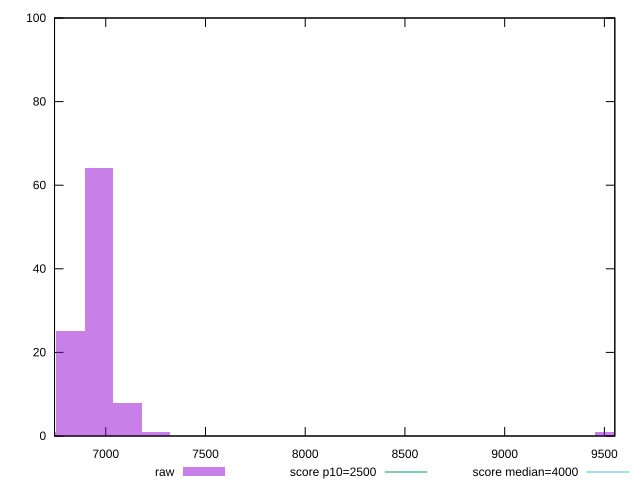

Recreate this plot in gnuplot.
reset

$raw <<EOF
9525.064481265841 1
6966.091934060093 64
6823.926792548663 25
7250.422217082954 1
7108.257075571524 8
6681.761651037233 1
EOF

set key outside below
set boxwidth 142.16514151143048
set xrange [6743.173000000001:9552.307499999999]
set yrange [0:100]
set trange [0:100]
set style fill transparent solid 0.5 noborder

set parametric
set terminal svg size 640, 490 enhanced background rgb 'white'
set output "report_00019_2021-02-10T18-14-37.922Z//largest-contentful-paint/samples/pages+cached+noadtech+nomedia/raw/histogram.svg"

plot $raw title "raw" with boxes, \
     2500,t title "score p10=2500", \
     4000,t title "score median=4000"

reset
